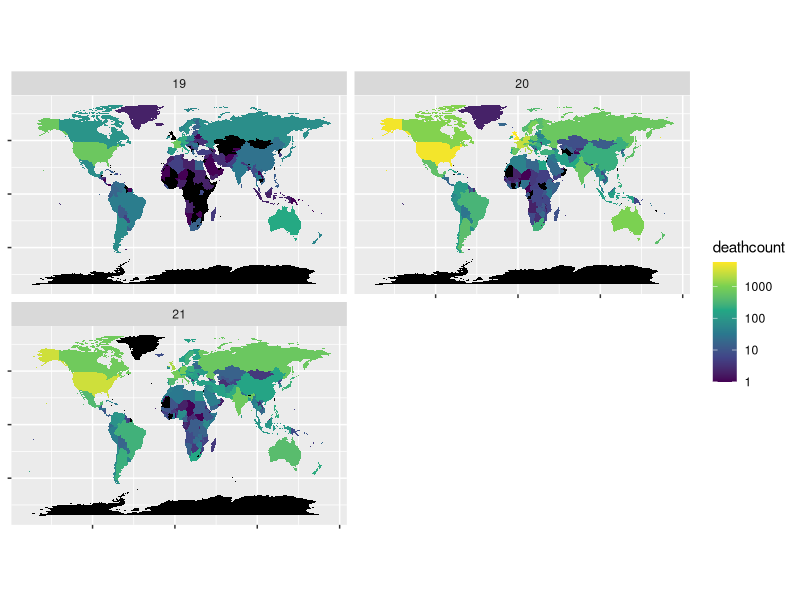

Reproduce this figure in R.

library(tidyverse)
library(maps)

coordinates <- map_data("world")

data <- read_csv('Results/deathcount.csv')

coordinates_expanded <- coordinates |>
  expand_grid(century = c(19, 20, 21))

data_mapping <- data |>
  right_join(coordinates_expanded, by = c('region', 'century')) |>
  group_by(century) |>
  mutate(rel_deathcount = deathcount / sum(deathcount, na.rm = TRUE)) |>
  mutate(
    deathcount = replace_na(deathcount, 0),
    rel_deathcount = replace_na(rel_deathcount, 0)
  )


ggplot(data = data_mapping) +
  aes(x=long, y =lat, fill = deathcount, map_id = region) +
  geom_map(map = data_mapping) + 
  scale_x_continuous(labels = NULL) +
  scale_y_continuous(labels = NULL) +
  labs(x = NULL, y = NULL) +
  scale_fill_viridis_c(option = 'rocket
', trans = "log10", na.value = 'black') +
  coord_fixed(1.3) +
  facet_wrap('century', ncol = 2)
